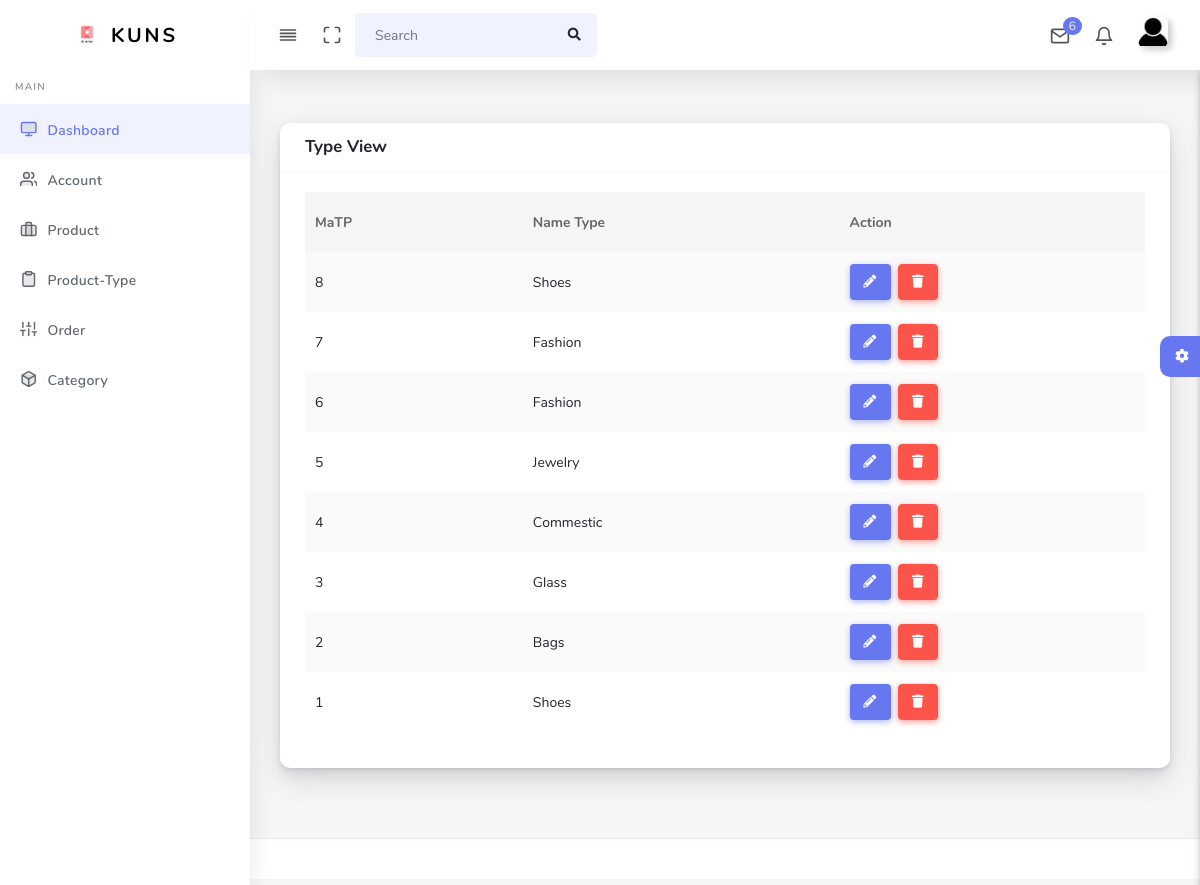
Screenshot of /Admin/index.php?act=view-type (signed in) with the database file from the repository.
### tables this page shows
CREATE TABLE `loaisanpham` (
  `MaLSP` int(11) NOT NULL,
  `TenLSP` varchar(70) NOT NULL,
  `MaDM` int(11) NOT NULL
);

### Admin/Control/product_type.php (called while the page is built, shortened)
<?php
class Product_type_CT
{
    var $product_type_md;
    public function __construct()
    {
        $this->product_type_md = new product_type();
    }
    public function list()
    {
        $data = $this->product_type_md->list_all_method();
        require_once("View/index.php");
    }
}

### Admin/Control/database.php (called while the page is built, shortened)
<?php
Class Database{
   public $host   = 'localhost';
   public $user   = 'root';
   public $pass   = '';
   public $dbname = 'WEB2';
   public $link;
private function connectDB(){
   $this->link = new mysqli($this->host, $this->user, $this->pass,$this->dbname);
 }
public function select($query){
  $result = $this->link->query($query) or
   die($this->link->error.__LINE__);
  if($result->num_rows > 0){
    return $result;
  } else {
    return false;
  }
 }
}

### Admin/Model/model.php (called while the page is built, shortened)
<?php  include './Control/database.php'; ?>
<?php
class Model
{
    var $table;
    var $method;
    function __construct()
    {
        $this->db = new Database();
    }
    function list_all_method()
    {
        $query = "select * from $this->table ORDER BY $this->method DESC ";
        require("result.php");
        return $data;
    }
}

### Admin/Model/result.php (called while the page is built)
<?php
$result = $this->db->select($query);
$data = array();
while ($row = $result->fetch_assoc()) {
    $data[] = $row;
}
?>

### Admin/View/product-type/view-type.php (the view)
<div class="section-body">
    <div class="row">
      <div class="col-12">
        <div class="card">
          <div class="card-header">
            <h4>Type View</h4>
          </div>
          <div class="card-body">
            <div class="table-responsive">
              <table class="table table-striped table-hover" id="tableExport" style="width:100%;">
                <thead>
                  <tr>
                    <th>MaTP</th>
                    <th></th>
                    <th>Name Type</th>
                    <th></th>
                    <th>Action</th>
                  </tr>
                </thead>
                <tbody>
                  <?php foreach($data as $value){ ?>
                  <tr>
                    <td><?=$value['MaLSP']?></td>
                    <td></td>
                    <td><?=$value['TenLSP']?></td>
                    <td></td>
                    <td>
                      <a class="btn btn-primary btn-action mr-1" data-toggle="tooltip" title="Edit"><i
                          class="fas fa-pencil-alt"></i></a>
                      <a class="btn btn-danger btn-action" data-toggle="tooltip" href="?act=view-type&run=delete&id=<?= $value['MaLSP'] ?>" title="Delete"
                        data-confirm="Are You Sure?|This action can not be undone. Do you want to continue?"
                        data-confirm-yes="alert('Deleted')"><i class="fas fa-trash"></i></a>
                    </td>
                  </tr>
                <?php } ?>
                </tbody>
              </table>
            </div>
          </div>
        </div>
      </div>
    </div>
  </div>

### rows the page displays
loaisanpham: MaLSP "8", TenLSP "Shoes"
loaisanpham: MaLSP "7", TenLSP "Fashion"
loaisanpham: MaLSP "6", TenLSP "Fashion"
loaisanpham: MaLSP "5", TenLSP "Jewelry"
loaisanpham: MaLSP "4", TenLSP "Commestic"
loaisanpham: MaLSP "3", TenLSP "Glass"
loaisanpham: MaLSP "2", TenLSP "Bags"
loaisanpham: MaLSP "1", TenLSP "Shoes"
